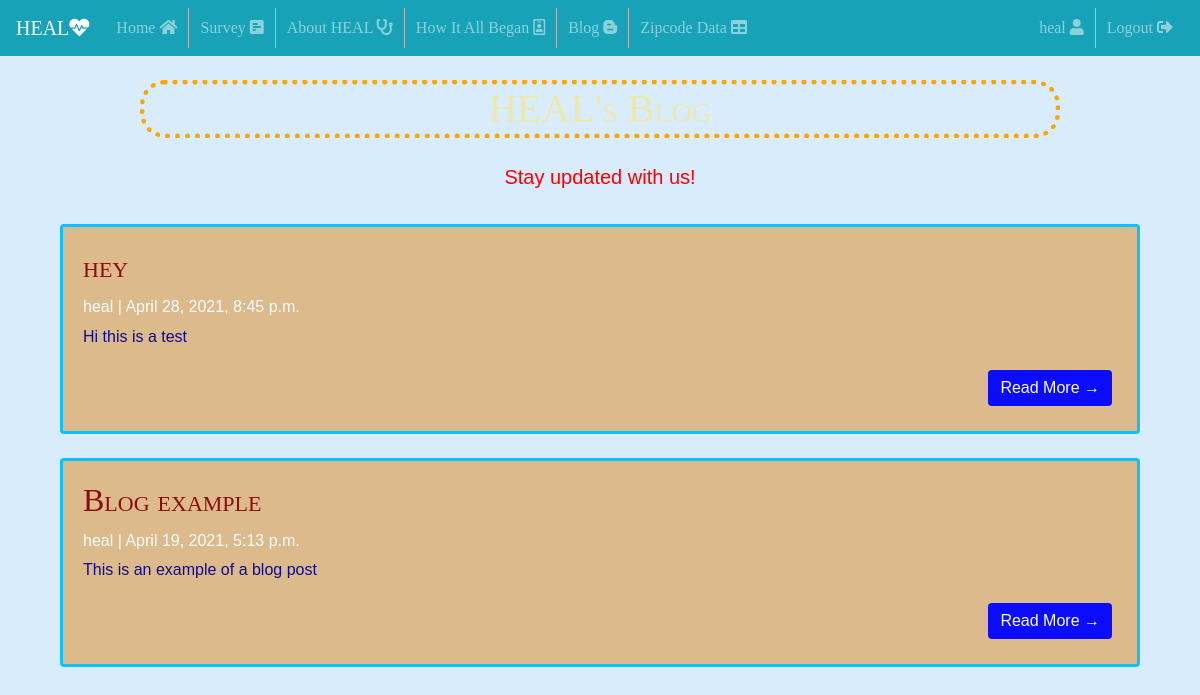
Page /blog/ (signed in) on the committed database.
### HEALSurvey/models.py (models this page shows, shortened)
class Post(models.Model):
    title = models.CharField(max_length=200, unique=True)
    slug = models.SlugField(max_length=200, unique=True)
    author = models.ForeignKey(User, on_delete=models.CASCADE, related_name='blog_posts')
    updated_on = models.DateTimeField(auto_now=True)
    content = models.TextField()
    created_on = models.DateTimeField(auto_now_add=True)
    status = models.IntegerField(choices=STATUS, default=0)
    class Meta:
        ordering = ['-created_on']
        verbose_name_plural = "Posts"

### HEALSurvey/views.py (the view)
# urls.py: path('blog/', views.PostList.as_view(), name='blog'),
class PostList(generic.ListView):
    queryset = Post.objects.filter(status=1).order_by('-created_on')
    template_name = 'blog.html'

### templates/Blog.html (shortened to what this page needs)
{% extends 'Base.html' %}
{% load crispy_forms_tags %}
{% load static %}
{% block body %}
<header class="masthead">
    <div class="container">
        <div class="row">
            <div class=" col-md-8 col-md-10 mx-auto">
                <div class="site-heading">
                    <h1 id="t" class="site-heading my-4 mt-3"> HEAL's Blog </h1>
                    <p id="update" class="lead">Stay updated with us!</p>
                </div>
            </div>
        </div>
    </div>
</header>
<div class="container">
        <div class="col-md mt-3 left">
            {% for post in post_list %}
            <div class="card mb-4">
                <div class="card-body">
                    <h2 class="card-title" style ="color:darkred">{{ post.title }}</h2>
                    <p class="card-text h6" style ="color:white">{{ post.author }} | {{ post.created_on}} </p>
                    <p class="card-text">{{post.content|slice:":200" }}</p>
                    <a href="{% url 'post_detail' post.slug  %}" class="btn btn-primary">Read More &rarr;</a>
                </div>
            </div>
            {% endfor %}
        </div>
</div>
{%endblock%}

### templates/Base.html (shortened to what this page needs)
{% load static %}
<!DOCTYPE html>
<html lang="en">
<head>
    <link rel="stylesheet" href="https://stackpath.bootstrapcdn.com/bootstrap/4.5.0/css/bootstrap.min.css">
    <link rel="stylesheet" href="https://cdnjs.cloudflare.com/ajax/libs/font-awesome/5.15.3/css/all.min.css" />
    <link rel="stylesheet" href="{% static 'css/styles.css' %}">
</head>
<body>
<div>
    <nav class="navbar navbar-expand-lg navbar-dark bg-info">
        <a class="navbar-brand">HEAL<i class="fas fa-heartbeat"></i></a>
        <div class="collapse navbar-collapse" id="navbarTogglerDemo02">
            <ul class="navbar-nav mr-auto mt-2 mt-lg-0">
                <li class="nav-item">
                    <a class="nav-link" href={% url 'home' %}>Home <i class="fas fa-home"></i></a>
                </li>
                <li class="nav-item">
                    <a class="nav-link" href="{% url 'topic' %}">Survey <i class="fas fa-poll-h"></i></a>
                </li>
                <li class="nav-item">
                    <a class="nav-link" href="{% url 'info' %}">About HEAL <i class="fas fa-stethoscope"></i></a>
                </li>
                <li class="nav-item">
                    <a class="nav-link" href="{% url 'team' %}">How It All Began <i class="far fa-id-badge"></i></a>
                </li>
                <li class="nav-item">
                    <a class="nav-link" href="{% url 'blog' %}">Blog <i class="fab fa-blogger-b"></i></a>
                </li>
                <li class="nav-item">
                    <a class="nav-link" href="{% url 'zipcode' %}">Zipcode Data <i class="fas fa-table"></i></a>
                </li>
            </ul>
                {% if user.is_authenticated %}
                    <ul class="navbar-nav ml-auto">
                        <li class="nav-item">
                            <a class="nav-link mr-auto" href="{% url 'account_page' %}">{{user.username}} <i class="fas fa-user"></i></a>
                        </li>
                        <li class="nav-item">
                            <a class="nav-link mr-auto" href="{% url 'logout' %}">Logout <i class="fas fa-sign-out-alt"></i></a>
                        </li>
                    </ul>
                {% endif %}
        </div>
    </nav>
</div>
    {% block body %}
    {% endblock %}
</body>
</html>

### static/css/styles.css (style rules this page uses)
body { background-color: #D9ECFC; justify-content: center; background-image: url("https://wallpaperaccess.com/full/869534.jpg"); }
h1, h2, h3 { font-family: American Typewriter, serif; font-variant: small-caps; }
p { color: darkblue; font-family: Arial, Helvetica, sans-serif; }
.btn { float: right; font-family: Arial, Helvetica, sans-serif; }
.btn { display: inline-block; border-radius: 4px; border: none; color: #FFFFFF; background-color: blue; text-align: center; transition: all 0.5s; cursor: pointer; margin: 5px; }
.navbar-brand { font-family: American Typewriter, serif; font-variant: small-caps; }
.nav-item { font-family: American Typewriter, serif; }
li { float: left; border-right: 1px solid #bbb; padding-left: 3px; padding-right: 3px; }
li:last-child { border-right: none; }
.container { font-family: American Typewriter, serif; }
#t { border: 5px dotted orange; background: url("https://img.freepik.com/free-photo/blue-teal-brush-stroke-textured-background_53876-89420.jpg?size=626&ext=jpg"); color: palegoldenrod; border-radius: 25px; }
.site-heading { text-align: center; }
.card { background: burlywood; border: 3px solid deepskyblue; opacity: 95%; font-family: American Typewriter, serif; }
#update { color: red; }
.fas { position: relative; }

### rows in the picture
Post: title "hey", author "heal", created_on "April 28, 2021, 8:45 p.m.", content "Hi this is a test"
Post: title "Blog example", author "heal", created_on "April 19, 2021, 5:13 p.m.", content "This is an example of a blog post"

### other values in the picture
{{ user.username }} "heal"
